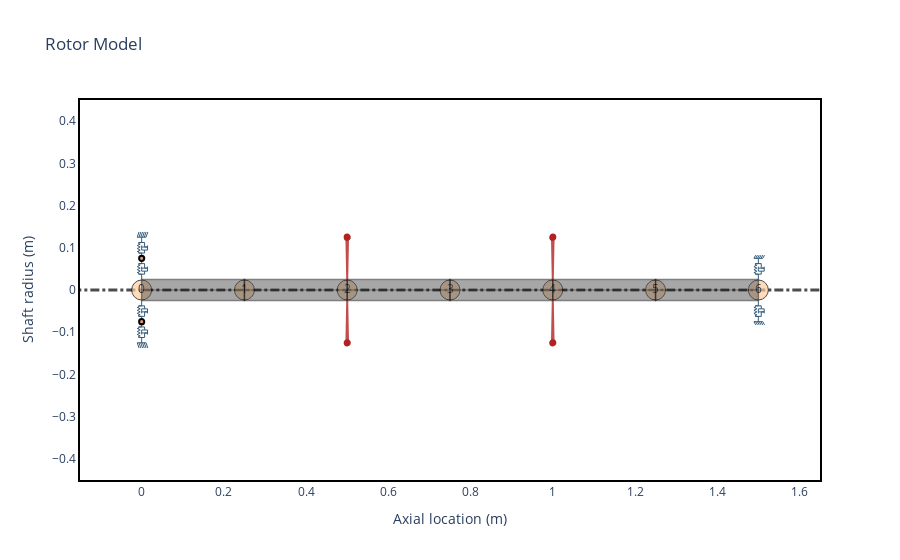

The notebook cell saved with this chart:
### Markdown cell above
### 6.1 Creating a rotor model
Let's create a simple rotor model with $1.5 m$ length with 6 identical shaft elements, 2 disks, 2 bearings in the shaft ends and a support linked to the first bearing. First, we create the elements, then we input them to the `Rotor` class.

### Code cell
n = 6

shaft_elem = [
    rs.ShaftElement(
        L=0.25,
        idl=0.0,
        odl=0.05,
        material=steel,
        shear_effects=True,
        rotary_inertia=True,
        gyroscopic=True,
    )
    for _ in range(n)
]

disk0 = rs.DiskElement.from_geometry(
    n=2, material=steel, width=0.07, i_d=0.05, o_d=0.28
)
disk1 = rs.DiskElement.from_geometry(
    n=4, material=steel, width=0.07, i_d=0.05, o_d=0.28
)
disks = [disk0, disk1]

stfx = 1e6
stfy = 0.8e6
bearing0 = rs.BearingElement(0, kxx=stfx, kyy=stfy, cxx=0, n_link=7)
bearing1 = rs.BearingElement(6, kxx=stfx, kyy=stfy, cxx=0)
bearing2 = rs.BearingElement(7, kxx=stfx, kyy=stfy, cxx=0)

bearings = [bearing0, bearing1, bearing2]

pm0 = rs.PointMass(n=7, m=30)
pointmass = [pm0]

rotor1 = rs.Rotor(shaft_elem, disks, bearings, pointmass)

print("Rotor total mass = ", np.round(rotor1.m, 2))
print("Rotor center of gravity =", np.round(rotor1.CG, 2))

# plotting the rotor model
rotor1.plot_rotor()

### Figure 1 — Plotly figure (JSON) as saved in the notebook; plotly's stock layout.template omitted (floating-point values rounded to 4 significant figures)
{"data": [{"hoverinfo": "none", "line": {"color": "black", "dash": "dashdot", "width": 3.0}, "mode": "lines", "opacity": 0.7, "showlegend": false, "type": "scatter", "x": [-0.3, 1.8], "y": [0, 0]}, {"hoverinfo": "none", "marker": {"color": "#ffcc99", "line": {"color": "black", "width": 1.0}, "opacity": 0.7, "size": 20}, "mode": "markers+text", "showlegend": false, "text": ["0", "1", "2", "3", "4", "5", "6"], "type": "scatter", "x": [0.0, 0.25, 0.5, 0.75, 1.0, 1.25, 1.5], "y": [0.0, 0.0, 0.0, 0.0, 0.0, 0.0, 0.0]}, {"customdata": [[0, 0.05, 0.0, 0.05, 0.0, 0.25, "Steel"], [0, 0.05, 0.0, 0.05, 0.0, 0.25, "Steel"], [0, 0.05, 0.0, 0.05, 0.0, 0.25, "Steel"], [0, 0.05, 0.0, 0.05, 0.0, 0.25, "Steel"], [0, 0.05, 0.0, 0.05, 0.0, 0.25, "Steel"], [0, 0.05, 0.0, 0.05, 0.0, 0.25, "Steel"], [0, 0.05, 0.0, 0.05, 0.0, 0.25, "Steel"], [0, 0.05, 0.0, 0.05, 0.0, 0.25, "Steel"], [0, 0.05, 0.0, 0.05, 0.0, 0.25, "Steel"], [0, 0.05, 0.0, 0.05, 0.0, 0.25, "Steel"]], "fill": "toself", "fillcolor": "#525252", "hoverinfo": "text", "hoverlabel": {"bgcolor": "#525252"}, "hoveron": "points+fills", "hovertemplate": "Element Number: 0<br>Left Outer Diameter: 0.05 m<br>Left Inner Diameter: 0.0 m<br>Right Outer Diameter: 0.05 m<br>Right Inner Diameter: 0.0 m<br>Element Length: 0.25 m<br>Material: Steel<br>", "legendgroup": "Shaft", "line": {"color": "black", "width": 1.5}, "mode": "lines", "name": "ShaftElement 0", "opacity": 0.5, "showlegend": false, "text": "Element Number: 0<br>Left Outer Diameter: 0.05 m<br>Left Inner Diameter: 0.0 m<br>Right Outer Diameter: 0.05 m<br>Right Inner Diameter: 0.0 m<br>Element Length: 0.25 m<br>Material: Steel<br>", "type": "scatter", "x": [0.0, 0.0, 0.25, 0.25, 0.0, 0.0, 0.0, 0.25, 0.25, 0.0], "y": [0.0, 0.025, 0.025, 0.0, 0.0, -0.0, -0.025, -0.025, -0.0, -0.0]}, {"customdata": [[1, 0.05, 0.0, 0.05, 0.0, 0.25, "Steel"], [1, 0.05, 0.0, 0.05, 0.0, 0.25, "Steel"], [1, 0.05, 0.0, 0.05, 0.0, 0.25, "Steel"], [1, 0.05, 0.0, 0.05, 0.0, 0.25, "Steel"], [1, 0.05, 0.0, 0.05, 0.0, 0.25, "Steel"], [1, 0.05, 0.0, 0.05, 0.0, 0.25, "Steel"], [1, 0.05, 0.0, 0.05, 0.0, 0.25, "Steel"], [1, 0.05, 0.0, 0.05, 0.0, 0.25, "Steel"], [1, 0.05, 0.0, 0.05, 0.0, 0.25, "Steel"], [1, 0.05, 0.0, 0.05, 0.0, 0.25, "Steel"]], "fill": "toself", "fillcolor": "#525252", "hoverinfo": "text", "hoverlabel": {"bgcolor": "#525252"}, "hoveron": "points+fills", "hovertemplate": "Element Number: 1<br>Left Outer Diameter: 0.05 m<br>Left Inner Diameter: 0.0 m<br>Right Outer Diameter: 0.05 m<br>Right Inner Diameter: 0.0 m<br>Element Length: 0.25 m<br>Material: Steel<br>", "legendgroup": "Shaft", "line": {"color": "black", "width": 1.5}, "mode": "lines", "name": "ShaftElement 1", "opacity": 0.5, "showlegend": false, "text": "Element Number: 1<br>Left Outer Diameter: 0.05 m<br>Left Inner Diameter: 0.0 m<br>Right Outer Diameter: 0.05 m<br>Right Inner Diameter: 0.0 m<br>Element Length: 0.25 m<br>Material: Steel<br>", "type": "scatter", "x": [0.25, 0.25, 0.5, 0.5, 0.25, 0.25, 0.25, 0.5, 0.5, 0.25], "y": [0.0, 0.025, 0.025, 0.0, 0.0, -0.0, -0.025, -0.025, -0.0, -0.0]}, {"customdata": [[2, 0.05, 0.0, 0.05, 0.0, 0.25, "Steel"], [2, 0.05, 0.0, 0.05, 0.0, 0.25, "Steel"], [2, 0.05, 0.0, 0.05, 0.0, 0.25, "Steel"], [2, 0.05, 0.0, 0.05, 0.0, 0.25, "Steel"], [2, 0.05, 0.0, 0.05, 0.0, 0.25, "Steel"], [2, 0.05, 0.0, 0.05, 0.0, 0.25, "Steel"], [2, 0.05, 0.0, 0.05, 0.0, 0.25, "Steel"], [2, 0.05, 0.0, 0.05, 0.0, 0.25, "Steel"], [2, 0.05, 0.0, 0.05, 0.0, 0.25, "Steel"], [2, 0.05, 0.0, 0.05, 0.0, 0.25, "Steel"]], "fill": "toself", "fillcolor": "#525252", "hoverinfo": "text", "hoverlabel": {"bgcolor": "#525252"}, "hoveron": "points+fills", "hovertemplate": "Element Number: 2<br>Left Outer Diameter: 0.05 m<br>Left Inner Diameter: 0.0 m<br>Right Outer Diameter: 0.05 m<br>Right Inner Diameter: 0.0 m<br>Element Length: 0.25 m<br>Material: Steel<br>", "legendgroup": "Shaft", "line": {"color": "black", "width": 1.5}, "mode": "lines", "name": "ShaftElement 2", "opacity": 0.5, "showlegend": false, "text": "Element Number: 2<br>Left Outer Diameter: 0.05 m<br>Left Inner Diameter: 0.0 m<br>Right Outer Diameter: 0.05 m<br>Right Inner Diameter: 0.0 m<br>Element Length: 0.25 m<br>Material: Steel<br>", "type": "scatter", "x": [0.5, 0.5, 0.75, 0.75, 0.5, 0.5, 0.5, 0.75, 0.75, 0.5], "y": [0.0, 0.025, 0.025, 0.0, 0.0, -0.0, -0.025, -0.025, -0.0, -0.0]}, {"customdata": [[3, 0.05, 0.0, 0.05, 0.0, 0.25, "Steel"], [3, 0.05, 0.0, 0.05, 0.0, 0.25, "Steel"], [3, 0.05, 0.0, 0.05, 0.0, 0.25, "Steel"], [3, 0.05, 0.0, 0.05, 0.0, 0.25, "Steel"], [3, 0.05, 0.0, 0.05, 0.0, 0.25, "Steel"], [3, 0.05, 0.0, 0.05, 0.0, 0.25, "Steel"], [3, 0.05, 0.0, 0.05, 0.0, 0.25, "Steel"], [3, 0.05, 0.0, 0.05, 0.0, 0.25, "Steel"], [3, 0.05, 0.0, 0.05, 0.0, 0.25, "Steel"], [3, 0.05, 0.0, 0.05, 0.0, 0.25, "Steel"]], "fill": "toself", "fillcolor": "#525252", "hoverinfo": "text", "hoverlabel": {"bgcolor": "#525252"}, "hoveron": "points+fills", "hovertemplate": "Element Number: 3<br>Left Outer Diameter: 0.05 m<br>Left Inner Diameter: 0.0 m<br>Right Outer Diameter: 0.05 m<br>Right Inner Diameter: 0.0 m<br>Element Length: 0.25 m<br>Material: Steel<br>", "legendgroup": "Shaft", "line": {"color": "black", "width": 1.5}, "mode": "lines", "name": "ShaftElement 3", "opacity": 0.5, "showlegend": false, "text": "Element Number: 3<br>Left Outer Diameter: 0.05 m<br>Left Inner Diameter: 0.0 m<br>Right Outer Diameter: 0.05 m<br>Right Inner Diameter: 0.0 m<br>Element Length: 0.25 m<br>Material: Steel<br>", "type": "scatter", "x": [0.75, 0.75, 1.0, 1.0, 0.75, 0.75, 0.75, 1.0, 1.0, 0.75], "y": [0.0, 0.025, 0.025, 0.0, 0.0, -0.0, -0.025, -0.025, -0.0, -0.0]}, {"customdata": [[4, 0.05, 0.0, 0.05, 0.0, 0.25, "Steel"], [4, 0.05, 0.0, 0.05, 0.0, 0.25, "Steel"], [4, 0.05, 0.0, 0.05, 0.0, 0.25, "Steel"], [4, 0.05, 0.0, 0.05, 0.0, 0.25, "Steel"], [4, 0.05, 0.0, 0.05, 0.0, 0.25, "Steel"], [4, 0.05, 0.0, 0.05, 0.0, 0.25, "Steel"], [4, 0.05, 0.0, 0.05, 0.0, 0.25, "Steel"], [4, 0.05, 0.0, 0.05, 0.0, 0.25, "Steel"], [4, 0.05, 0.0, 0.05, 0.0, 0.25, "Steel"], [4, 0.05, 0.0, 0.05, 0.0, 0.25, "Steel"]], "fill": "toself", "fillcolor": "#525252", "hoverinfo": "text", "hoverlabel": {"bgcolor": "#525252"}, "hoveron": "points+fills", "hovertemplate": "Element Number: 4<br>Left Outer Diameter: 0.05 m<br>Left Inner Diameter: 0.0 m<br>Right Outer Diameter: 0.05 m<br>Right Inner Diameter: 0.0 m<br>Element Length: 0.25 m<br>Material: Steel<br>", "legendgroup": "Shaft", "line": {"color": "black", "width": 1.5}, "mode": "lines", "name": "ShaftElement 4", "opacity": 0.5, "showlegend": false, "text": "Element Number: 4<br>Left Outer Diameter: 0.05 m<br>Left Inner Diameter: 0.0 m<br>Right Outer Diameter: 0.05 m<br>Right Inner Diameter: 0.0 m<br>Element Length: 0.25 m<br>Material: Steel<br>", "type": "scatter", "x": [1.0, 1.0, 1.25, 1.25, 1.0, 1.0, 1.0, 1.25, 1.25, 1.0], "y": [0.0, 0.025, 0.025, 0.0, 0.0, -0.0, -0.025, -0.025, -0.0, -0.0]}, {"customdata": [[5, 0.05, 0.0, 0.05, 0.0, 0.25, "Steel"], [5, 0.05, 0.0, 0.05, 0.0, 0.25, "Steel"], [5, 0.05, 0.0, 0.05, 0.0, 0.25, "Steel"], [5, 0.05, 0.0, 0.05, 0.0, 0.25, "Steel"], [5, 0.05, 0.0, 0.05, 0.0, 0.25, "Steel"], [5, 0.05, 0.0, 0.05, 0.0, 0.25, "Steel"], [5, 0.05, 0.0, 0.05, 0.0, 0.25, "Steel"], [5, 0.05, 0.0, 0.05, 0.0, 0.25, "Steel"], [5, 0.05, 0.0, 0.05, 0.0, 0.25, "Steel"], [5, 0.05, 0.0, 0.05, 0.0, 0.25, "Steel"]], "fill": "toself", "fillcolor": "#525252", "hoverinfo": "text", "hoverlabel": {"bgcolor": "#525252"}, "hoveron": "points+fills", "hovertemplate": "Element Number: 5<br>Left Outer Diameter: 0.05 m<br>Left Inner Diameter: 0.0 m<br>Right Outer Diameter: 0.05 m<br>Right Inner Diameter: 0.0 m<br>Element Length: 0.25 m<br>Material: Steel<br>", "legendgroup": "Shaft", "line": {"color": "black", "width": 1.5}, "mode": "lines", "name": "ShaftElement 5", "opacity": 0.5, "showlegend": false, "text": "Element Number: 5<br>Left Outer Diameter: 0.05 m<br>Left Inner Diameter: 0.0 m<br>Right Outer Diameter: 0.05 m<br>Right Inner Diameter: 0.0 m<br>Element Length: 0.25 m<br>Material: Steel<br>", "type": "scatter", "x": [1.25, 1.25, 1.5, 1.5, 1.25, 1.25, 1.25, 1.5, 1.5, 1.25], "y": [0.0, 0.025, 0.025, 0.0, 0.0, -0.0, -0.025, -0.025, -0.0, -0.0]}, {"customdata": [[2, 0.3296, 0.1781, 32.59], [2, 0.3296, 0.1781, 32.59], [2, 0.3296, 0.1781, 32.59], [2, 0.3296, 0.1781, 32.59], [2, 0.3296, 0.1781, 32.59], [2, 0.3296, 0.1781, 32.59], [2, 0.3296, 0.1781, 32.59], [2, 0.3296, 0.1781, 32.59], [2, 0.3296, 0.1781, 32.59]], "fill": "toself", "fillcolor": "Firebrick", "hoverinfo": "text", "hoverlabel": {"bgcolor": "Firebrick"}, "hoveron": "points+fills", "hovertemplate": "Disk Node: 2<br>Polar Inertia: 3.296e-01<br>Diametral Inertia: 1.781e-01<br>Disk mass: 32.590<br>", "legendgroup": "disks", "line": {"color": "Firebrick", "width": 2.0}, "mode": "lines", "name": "Disk 0", "opacity": 0.8, "showlegend": false, "text": "Disk Node: 2<br>Polar Inertia: 3.296e-01<br>Diametral Inertia: 1.781e-01<br>Disk mass: 32.590<br>", "type": "scatter", "x": [0.5, 0.502, 0.498, 0.5, null, 0.5, 0.502, 0.498, 0.5], "y": [0.025, 0.125, 0.125, 0.025, null, -0.025, -0.125, -0.125, -0.025]}, {"customdata": [[4, 0.3296, 0.1781, 32.59], [4, 0.3296, 0.1781, 32.59], [4, 0.3296, 0.1781, 32.59], [4, 0.3296, 0.1781, 32.59], [4, 0.3296, 0.1781, 32.59], [4, 0.3296, 0.1781, 32.59], [4, 0.3296, 0.1781, 32.59], [4, 0.3296, 0.1781, 32.59], [4, 0.3296, 0.1781, 32.59]], "fill": "toself", "fillcolor": "Firebrick", "hoverinfo": "text", "hoverlabel": {"bgcolor": "Firebrick"}, "hoveron": "points+fills", "hovertemplate": "Disk Node: 4<br>Polar Inertia: 3.296e-01<br>Diametral Inertia: 1.781e-01<br>Disk mass: 32.590<br>", "legendgroup": "disks", "line": {"color": "Firebrick", "width": 2.0}, "mode": "lines", "name": "Disk 1", "opacity": 0.8, "showlegend": false, "text": "Disk Node: 4<br>Polar Inertia: 3.296e-01<br>Diametral Inertia: 1.781e-01<br>Disk mass: 32.590<br>", "type": "scatter", "x": [1.0, 1.002, 0.998, 1.0, null, 1.0, 1.002, 0.998, 1.0], "y": [0.025, 0.125, 0.125, 0.025, null, -0.025, -0.125, -0.125, -0.025]}, {"hoverinfo": "none", "legendgroup": "bearings", "line": {"color": "#355d7a", "width": 1}, "mode": "lines", "name": "Bearing 0", "showlegend": false, "type": "scatter", "x": [0.0, 0.0, -0.007143, 0.007143], "y": [0.025, 0.0375, 0.0375, 0.0375]}, {"hoverinfo": "none", "legendgroup": "bearings", "line": {"color": "#355d7a", "width": 1}, "mode": "lines", "name": "Bearing 0", "showlegend": false, "type": "scatter", "x": [0.0, 0.0, -0.007143, 0.007143], "y": [-0.025, -0.0375, -0.0375, -0.0375]}, {"hoverinfo": "none", "legendgroup": "bearings", "line": {"color": "#355d7a", "width": 1}, "mode": "lines", "name": "Bearing 0", "showlegend": false, "type": "scatter", "x": [0.0, 0.0, -0.007143, 0.007143], "y": [0.075, 0.0625, 0.0625, 0.0625]}, {"hoverinfo": "none", "legendgroup": "bearings", "line": {"color": "#355d7a", "width": 1}, "mode": "lines", "name": "Bearing 0", "showlegend": false, "type": "scatter", "x": [0.0, 0.0, -0.007143, 0.007143], "y": [-0.075, -0.0625, -0.0625, -0.0625]}, {"hoverinfo": "none", "legendgroup": "bearings", "line": {"color": "#355d7a", "width": 1}, "mode": "lines", "name": "Bearing 0", "showlegend": false, "type": "scatter", "x": [-0.007143, -0.007143, -0.01071, -0.003571, -0.01071, -0.003571, -0.01071, -0.003571, -0.007143, -0.007143], "y": [0.0375, 0.04107, 0.04107, 0.04464, 0.04821, 0.05179, 0.05536, 0.05893, 0.05893, 0.0625]}, {"hoverinfo": "none", "legendgroup": "bearings", "line": {"color": "#355d7a", "width": 1}, "mode": "lines", "name": "Bearing 0", "showlegend": false, "type": "scatter", "x": [-0.007143, -0.007143, -0.01071, -0.003571, -0.01071, -0.003571, -0.01071, -0.003571, -0.007143, -0.007143], "y": [-0.0375, -0.04107, -0.04107, -0.04464, -0.04821, -0.05179, -0.05536, -0.05893, -0.05893, -0.0625]}, {"hoverinfo": "none", "legendgroup": "bearings", "line": {"color": "#355d7a", "width": 1}, "mode": "lines", "name": "Bearing 0", "showlegend": false, "type": "scatter", "x": [0.007143, 0.007143], "y": [0.0375, 0.04464]}, {"hoverinfo": "none", "legendgroup": "bearings", "line": {"color": "#355d7a", "width": 1}, "mode": "lines", "name": "Bearing 0", "showlegend": false, "type": "scatter", "x": [0.007143, 0.007143], "y": [-0.0375, -0.04464]}, {"hoverinfo": "none", "legendgroup": "bearings", "line": {"color": "#355d7a", "width": 1}, "mode": "lines", "name": "Bearing 0", "showlegend": false, "type": "scatter", "x": [0.0, 0.0, 0.01429, 0.01429], "y": [0.05536, 0.04464, 0.04464, 0.05536]}, {"hoverinfo": "none", "legendgroup": "bearings", "line": {"color": "#355d7a", "width": 1}, "mode": "lines", "name": "Bearing 0", "showlegend": false, "type": "scatter", "x": [0.0, 0.0, 0.01429, 0.01429], "y": [-0.05536, -0.04464, -0.04464, -0.05536]}, {"hoverinfo": "none", "legendgroup": "bearings", "line": {"color": "#355d7a", "width": 1}, "mode": "lines", "name": "Bearing 0", "showlegend": false, "type": "scatter", "x": [0.0, 0.01429, 0.007143, 0.007143], "y": [0.05179, 0.05179, 0.05179, 0.0625]}, {"hoverinfo": "none", "legendgroup": "bearings", "line": {"color": "#355d7a", "width": 1}, "mode": "lines", "name": "Bearing 0", "showlegend": false, "type": "scatter", "x": [0.0, 0.01429, 0.007143, 0.007143], "y": [-0.05179, -0.05179, -0.05179, -0.0625]}, {"hoverinfo": "none", "legendgroup": "bearings", "line": {"color": "#355d7a", "width": 1}, "mode": "lines", "name": "Bearing 1", "showlegend": false, "type": "scatter", "x": [1.5, 1.5, 1.493, 1.507], "y": [0.025, 0.0375, 0.0375, 0.0375]}, {"hoverinfo": "none", "legendgroup": "bearings", "line": {"color": "#355d7a", "width": 1}, "mode": "lines", "name": "Bearing 1", "showlegend": false, "type": "scatter", "x": [1.5, 1.5, 1.493, 1.507], "y": [-0.025, -0.0375, -0.0375, -0.0375]}, {"hoverinfo": "none", "legendgroup": "bearings", "line": {"color": "#355d7a", "width": 1}, "mode": "lines", "name": "Bearing 1", "showlegend": false, "type": "scatter", "x": [1.5, 1.5, 1.493, 1.507], "y": [0.075, 0.0625, 0.0625, 0.0625]}, {"hoverinfo": "none", "legendgroup": "bearings", "line": {"color": "#355d7a", "width": 1}, "mode": "lines", "name": "Bearing 1", "showlegend": false, "type": "scatter", "x": [1.5, 1.5, 1.493, 1.507], "y": [-0.075, -0.0625, -0.0625, -0.0625]}, {"hoverinfo": "none", "legendgroup": "bearings", "line": {"color": "#355d7a", "width": 1}, "mode": "lines", "name": "Bearing 1", "showlegend": false, "type": "scatter", "x": [1.489, 1.511], "y": [0.075, 0.075]}, {"hoverinfo": "none", "legendgroup": "bearings", "line": {"color": "#355d7a", "width": 1}, "mode": "lines", "name": "Bearing 1", "showlegend": false, "type": "scatter", "x": [1.489, 1.511], "y": [-0.075, -0.075]}, {"hoverinfo": "none", "legendgroup": "bearings", "line": {"color": "#355d7a", "width": 1}, "mode": "lines", "name": "Bearing 1", "showlegend": false, "type": "scatter", "x": [1.489, 1.494], "y": [0.075, 0.0825]}, {"hoverinfo": "none", "legendgroup": "bearings", "line": {"color": "#355d7a", "width": 1}, "mode": "lines", "name": "Bearing 1", "showlegend": false, "type": "scatter", "x": [1.489, 1.494], "y": [-0.075, -0.0825]}, {"hoverinfo": "none", "legendgroup": "bearings", "line": {"color": "#355d7a", "width": 1}, "mode": "lines", "name": "Bearing 1", "showlegend": false, "type": "scatter", "x": [1.494, 1.498], "y": [0.075, 0.0825]}, {"hoverinfo": "none", "legendgroup": "bearings", "line": {"color": "#355d7a", "width": 1}, "mode": "lines", "name": "Bearing 1", "showlegend": false, "type": "scatter", "x": [1.494, 1.498], "y": [-0.075, -0.0825]}, {"hoverinfo": "none", "legendgroup": "bearings", "line": {"color": "#355d7a", "width": 1}, "mode": "lines", "name": "Bearing 1", "showlegend": false, "type": "scatter", "x": [1.498, 1.502], "y": [0.075, 0.0825]}, {"hoverinfo": "none", "legendgroup": "bearings", "line": {"color": "#355d7a", "width": 1}, "mode": "lines", "name": "Bearing 1", "showlegend": false, "type": "scatter", "x": [1.498, 1.502], "y": [-0.075, -0.0825]}, {"hoverinfo": "none", "legendgroup": "bearings", "line": {"color": "#355d7a", "width": 1}, "mode": "lines", "name": "Bearing 1", "showlegend": false, "type": "scatter", "x": [1.502, 1.506], "y": [0.075, 0.0825]}, {"hoverinfo": "none", "legendgroup": "bearings", "line": {"color": "#355d7a", "width": 1}, "mode": "lines", "name": "Bearing 1", "showlegend": false, "type": "scatter", "x": [1.502, 1.506], "y": [-0.075, -0.0825]}, {"hoverinfo": "none", "legendgroup": "bearings", "line": {"color": "#355d7a", "width": 1}, "mode": "lines", "name": "Bearing 1", "showlegend": false, "type": "scatter", "x": [1.506, 1.511], "y": [0.075, 0.0825]}, {"hoverinfo": "none", "legendgroup": "bearings", "line": {"color": "#355d7a", "width": 1}, "mode": "lines", "name": "Bearing 1", "showlegend": false, "type": "scatter", "x": [1.506, 1.511], "y": [-0.075, -0.0825]}, {"hoverinfo": "none", "legendgroup": "bearings", "line": {"color": "#355d7a", "width": 1}, "mode": "lines", "name": "Bearing 1", "showlegend": false, "type": "scatter", "x": [1.511, 1.515], "y": [0.075, 0.0825]}, {"hoverinfo": "none", "legendgroup": "bearings", "line": {"color": "#355d7a", "width": 1}, "mode": "lines", "name": "Bearing 1", "showlegend": false, "type": "scatter", "x": [1.511, 1.515], "y": [-0.075, -0.0825]}, {"hoverinfo": "none", "legendgroup": "bearings", "line": {"color": "#355d7a", "width": 1}, "mode": "lines", "name": "Bearing 1", "showlegend": false, "type": "scatter", "x": [1.493, 1.493, 1.489, 1.496, 1.489, 1.496, 1.489, 1.496, 1.493, 1.493], "y": [0.0375, 0.04107, 0.04107, 0.04464, 0.04821, 0.05179, 0.05536, 0.05893, 0.05893, 0.0625]}, {"hoverinfo": "none", "legendgroup": "bearings", "line": {"color": "#355d7a", "width": 1}, "mode": "lines", "name": "Bearing 1", "showlegend": false, "type": "scatter", "x": [1.493, 1.493, 1.489, 1.496, 1.489, 1.496, 1.489, 1.496, 1.493, 1.493], "y": [-0.0375, -0.04107, -0.04107, -0.04464, -0.04821, -0.05179, -0.05536, -0.05893, -0.05893, -0.0625]}, {"hoverinfo": "none", "legendgroup": "bearings", "line": {"color": "#355d7a", "width": 1}, "mode": "lines", "name": "Bearing 1", "showlegend": false, "type": "scatter", "x": [1.507, 1.507], "y": [0.0375, 0.04464]}, {"hoverinfo": "none", "legendgroup": "bearings", "line": {"color": "#355d7a", "width": 1}, "mode": "lines", "name": "Bearing 1", "showlegend": false, "type": "scatter", "x": [1.507, 1.507], "y": [-0.0375, -0.04464]}, {"hoverinfo": "none", "legendgroup": "bearings", "line": {"color": "#355d7a", "width": 1}, "mode": "lines", "name": "Bearing 1", "showlegend": false, "type": "scatter", "x": [1.5, 1.5, 1.514, 1.514], "y": [0.05536, 0.04464, 0.04464, 0.05536]}, {"hoverinfo": "none", "legendgroup": "bearings", "line": {"color": "#355d7a", "width": 1}, "mode": "lines", "name": "Bearing 1", "showlegend": false, "type": "scatter", "x": [1.5, 1.5, 1.514, 1.514], "y": [-0.05536, -0.04464, -0.04464, -0.05536]}, {"hoverinfo": "none", "legendgroup": "bearings", "line": {"color": "#355d7a", "width": 1}, "mode": "lines", "name": "Bearing 1", "showlegend": false, "type": "scatter", "x": [1.5, 1.514, 1.507, 1.507], "y": [0.05179, 0.05179, 0.05179, 0.0625]}, {"hoverinfo": "none", "legendgroup": "bearings", "line": {"color": "#355d7a", "width": 1}, "mode": "lines", "name": "Bearing 1", "showlegend": false, "type": "scatter", "x": [1.5, 1.514, 1.507, 1.507], "y": [-0.05179, -0.05179, -0.05179, -0.0625]}, {"hoverinfo": "none", "legendgroup": "bearings", "line": {"color": "#355d7a", "width": 1}, "mode": "lines", "name": "Bearing 2", "showlegend": false, "type": "scatter", "x": [0.0, 0.0, -0.007143, 0.007143], "y": [0.075, 0.0875, 0.0875, 0.0875]}, {"hoverinfo": "none", "legendgroup": "bearings", "line": {"color": "#355d7a", "width": 1}, "mode": "lines", "name": "Bearing 2", "showlegend": false, "type": "scatter", "x": [0.0, 0.0, -0.007143, 0.007143], "y": [-0.075, -0.0875, -0.0875, -0.0875]}, {"hoverinfo": "none", "legendgroup": "bearings", "line": {"color": "#355d7a", "width": 1}, "mode": "lines", "name": "Bearing 2", "showlegend": false, "type": "scatter", "x": [0.0, 0.0, -0.007143, 0.007143], "y": [0.125, 0.1125, 0.1125, 0.1125]}, {"hoverinfo": "none", "legendgroup": "bearings", "line": {"color": "#355d7a", "width": 1}, "mode": "lines", "name": "Bearing 2", "showlegend": false, "type": "scatter", "x": [0.0, 0.0, -0.007143, 0.007143], "y": [-0.125, -0.1125, -0.1125, -0.1125]}, {"hoverinfo": "none", "legendgroup": "bearings", "line": {"color": "#355d7a", "width": 1}, "mode": "lines", "name": "Bearing 2", "showlegend": false, "type": "scatter", "x": [-0.01071, 0.01071], "y": [0.125, 0.125]}, {"hoverinfo": "none", "legendgroup": "bearings", "line": {"color": "#355d7a", "width": 1}, "mode": "lines", "name": "Bearing 2", "showlegend": false, "type": "scatter", "x": [-0.01071, 0.01071], "y": [-0.125, -0.125]}, {"hoverinfo": "none", "legendgroup": "bearings", "line": {"color": "#355d7a", "width": 1}, "mode": "lines", "name": "Bearing 2", "showlegend": false, "type": "scatter", "x": [-0.01071, -0.006429], "y": [0.125, 0.1375]}, {"hoverinfo": "none", "legendgroup": "bearings", "line": {"color": "#355d7a", "width": 1}, "mode": "lines", "name": "Bearing 2", "showlegend": false, "type": "scatter", "x": [-0.01071, -0.006429], "y": [-0.125, -0.1375]}, {"hoverinfo": "none", "legendgroup": "bearings", "line": {"color": "#355d7a", "width": 1}, "mode": "lines", "name": "Bearing 2", "showlegend": false, "type": "scatter", "x": [-0.006429, -0.002143], "y": [0.125, 0.1375]}, {"hoverinfo": "none", "legendgroup": "bearings", "line": {"color": "#355d7a", "width": 1}, "mode": "lines", "name": "Bearing 2", "showlegend": false, "type": "scatter", "x": [-0.006429, -0.002143], "y": [-0.125, -0.1375]}, {"hoverinfo": "none", "legendgroup": "bearings", "line": {"color": "#355d7a", "width": 1}, "mode": "lines", "name": "Bearing 2", "showlegend": false, "type": "scatter", "x": [-0.002143, 0.002143], "y": [0.125, 0.1375]}, {"hoverinfo": "none", "legendgroup": "bearings", "line": {"color": "#355d7a", "width": 1}, "mode": "lines", "name": "Bearing 2", "showlegend": false, "type": "scatter", "x": [-0.002143, 0.002143], "y": [-0.125, -0.1375]}, {"hoverinfo": "none", "legendgroup": "bearings", "line": {"color": "#355d7a", "width": 1}, "mode": "lines", "name": "Bearing 2", "showlegend": false, "type": "scatter", "x": [0.002143, 0.006429], "y": [0.125, 0.1375]}, {"hoverinfo": "none", "legendgroup": "bearings", "line": {"color": "#355d7a", "width": 1}, "mode": "lines", "name": "Bearing 2", "showlegend": false, "type": "scatter", "x": [0.002143, 0.006429], "y": [-0.125, -0.1375]}, {"hoverinfo": "none", "legendgroup": "bearings", "line": {"color": "#355d7a", "width": 1}, "mode": "lines", "name": "Bearing 2", "showlegend": false, "type": "scatter", "x": [0.006429, 0.01071], "y": [0.125, 0.1375]}, {"hoverinfo": "none", "legendgroup": "bearings", "line": {"color": "#355d7a", "width": 1}, "mode": "lines", "name": "Bearing 2", "showlegend": false, "type": "scatter", "x": [0.006429, 0.01071], "y": [-0.125, -0.1375]}, {"hoverinfo": "none", "legendgroup": "bearings", "line": {"color": "#355d7a", "width": 1}, "mode": "lines", "name": "Bearing 2", "showlegend": false, "type": "scatter", "x": [0.01071, 0.015], "y": [0.125, 0.1375]}, {"hoverinfo": "none", "legendgroup": "bearings", "line": {"color": "#355d7a", "width": 1}, "mode": "lines", "name": "Bearing 2", "showlegend": false, "type": "scatter", "x": [0.01071, 0.015], "y": [-0.125, -0.1375]}, {"hoverinfo": "none", "legendgroup": "bearings", "line": {"color": "#355d7a", "width": 1}, "mode": "lines", "name": "Bearing 2", "showlegend": false, "type": "scatter", "x": [-0.007143, -0.007143, -0.01071, -0.003571, -0.01071, -0.003571, -0.01071, -0.003571, -0.007143, -0.007143], "y": [0.0875, 0.09107, 0.09107, 0.09464, 0.09821, 0.1018, 0.1054, 0.1089, 0.1089, 0.1125]}, {"hoverinfo": "none", "legendgroup": "bearings", "line": {"color": "#355d7a", "width": 1}, "mode": "lines", "name": "Bearing 2", "showlegend": false, "type": "scatter", "x": [-0.007143, -0.007143, -0.01071, -0.003571, -0.01071, -0.003571, -0.01071, -0.003571, -0.007143, -0.007143], "y": [-0.0875, -0.09107, -0.09107, -0.09464, -0.09821, -0.1018, -0.1054, -0.1089, -0.1089, -0.1125]}, {"hoverinfo": "none", "legendgroup": "bearings", "line": {"color": "#355d7a", "width": 1}, "mode": "lines", "name": "Bearing 2", "showlegend": false, "type": "scatter", "x": [0.007143, 0.007143], "y": [0.0875, 0.09464]}, {"hoverinfo": "none", "legendgroup": "bearings", "line": {"color": "#355d7a", "width": 1}, "mode": "lines", "name": "Bearing 2", "showlegend": false, "type": "scatter", "x": [0.007143, 0.007143], "y": [-0.0875, -0.09464]}, {"hoverinfo": "none", "legendgroup": "bearings", "line": {"color": "#355d7a", "width": 1}, "mode": "lines", "name": "Bearing 2", "showlegend": false, "type": "scatter", "x": [0.0, 0.0, 0.01429, 0.01429], "y": [0.1054, 0.09464, 0.09464, 0.1054]}, {"hoverinfo": "none", "legendgroup": "bearings", "line": {"color": "#355d7a", "width": 1}, "mode": "lines", "name": "Bearing 2", "showlegend": false, "type": "scatter", "x": [0.0, 0.0, 0.01429, 0.01429], "y": [-0.1054, -0.09464, -0.09464, -0.1054]}, {"hoverinfo": "none", "legendgroup": "bearings", "line": {"color": "#355d7a", "width": 1}, "mode": "lines", "name": "Bearing 2", "showlegend": false, "type": "scatter", "x": [0.0, 0.01429, 0.007143, 0.007143], "y": [0.1018, 0.1018, 0.1018, 0.1125]}, {"hoverinfo": "none", "legendgroup": "bearings", "line": {"color": "#355d7a", "width": 1}, "mode": "lines", "name": "Bearing 2", "showlegend": false, "type": "scatter", "x": [0.0, 0.01429, 0.007143, 0.007143], "y": [-0.1018, -0.1018, -0.1018, -0.1125]}, {"customdata": [[7, 30.0, 30.0], [7, 30.0, 30.0]], "hoverinfo": "text", "hoverlabel": {"bgcolor": "DarkSalmon"}, "hovertemplate": "PointMass Node: 7<br>Mass (X): 30.000<br>Mass (Y): 30.000<br>", "legendgroup": "pointmass", "marker": {"color": "DarkSalmon", "size": 5.0}, "mode": "markers", "name": "Point Mass 0", "showlegend": false, "text": "PointMass Node: 7<br>Mass (X): 30.000<br>Mass (Y): 30.000<br>", "type": "scatter", "x": [0.0, 0.0], "y": [0.075, -0.075]}], "layout": {"shapes": [{"fillcolor": "Firebrick", "line": {"color": "Firebrick"}, "type": "circle", "x0": 0.4938, "x1": 0.5062, "xref": "x", "y0": 0.1187, "y1": 0.1313, "yref": "y"}, {"fillcolor": "Firebrick", "line": {"color": "Firebrick"}, "type": "circle", "x0": 0.4938, "x1": 0.5062, "xref": "x", "y0": -0.1313, "y1": -0.1187, "yref": "y"}, {"fillcolor": "Firebrick", "line": {"color": "Firebrick"}, "type": "circle", "x0": 0.9938, "x1": 1.006, "xref": "x", "y0": 0.1187, "y1": 0.1313, "yref": "y"}, {"fillcolor": "Firebrick", "line": {"color": "Firebrick"}, "type": "circle", "x0": 0.9938, "x1": 1.006, "xref": "x", "y0": -0.1313, "y1": -0.1187, "yref": "y"}, {"fillcolor": "DarkSalmon", "line": {"color": "black"}, "type": "circle", "x0": -0.00625, "x1": 0.00625, "xref": "x", "y0": 0.06875, "y1": 0.08125, "yref": "y"}, {"fillcolor": "DarkSalmon", "line": {"color": "black"}, "type": "circle", "x0": -0.00625, "x1": 0.00625, "xref": "x", "y0": -0.08125, "y1": -0.06875, "yref": "y"}], "title": {"text": "Rotor Model"}, "xaxis": {"mirror": true, "range": [-0.15, 1.65], "showgrid": false, "title": {"text": "Axial location (m)"}}, "yaxis": {"mirror": true, "range": [-0.45, 0.45], "showgrid": false, "title": {"text": "Shaft radius (m)"}}}}
